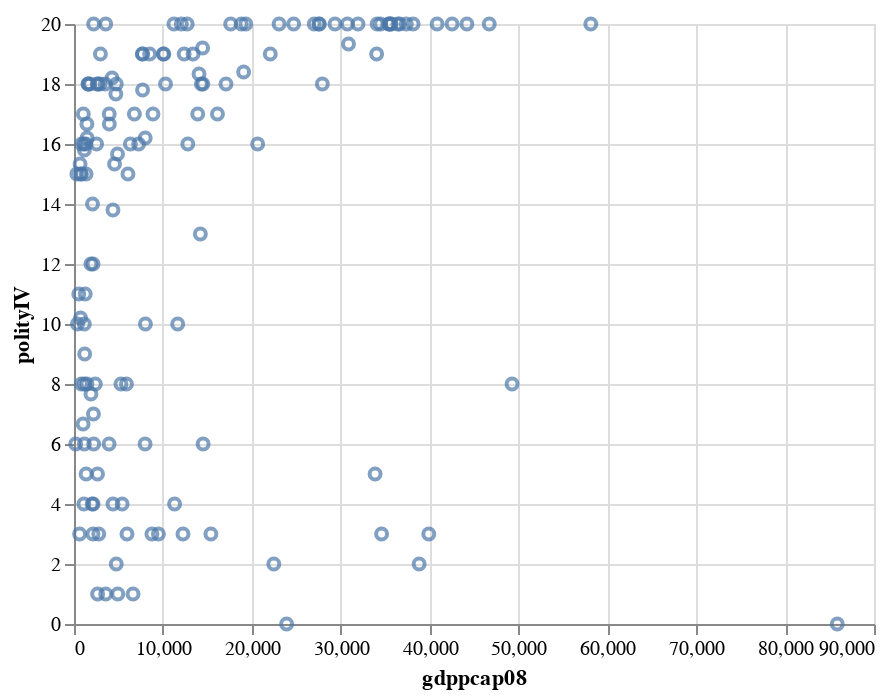

Here is the notebook cell this chart was saved with:
### Markdown cell above
# Exercise 3

### Code cell
import altair as alt
base = alt.Chart(wdi).mark_point().encode(
x = 'gdppcap08', y = 'polityIV')
base

### Figure 1 — Vega-Lite specification as saved in the notebook (floating-point values rounded to 4 significant figures; data arrays with more than 128 entries replaced by an {"elided": "..."} marker saying what was removed)
{"config": {"view": {"continuousWidth": 400, "continuousHeight": 300}}, "data": {"name": "data-50afffcb03ca16fbefb225cc29275795"}, "mark": "point", "encoding": {"x": {"field": "gdppcap08", "type": "quantitative"}, "y": {"field": "polityIV", "type": "quantitative"}}, "$schema": "https://vega.github.io/schema/vega-lite/v4.17.0.json", "datasets": {"data-50afffcb03ca16fbefb225cc29275795": {"elided": "145 records"}}}
